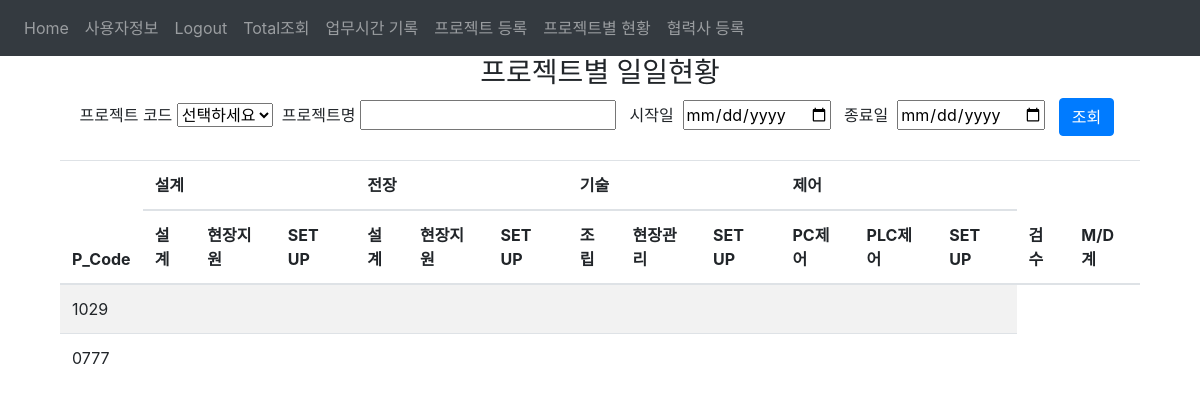
The page /project_view (signed in) on the database as committed earlier.
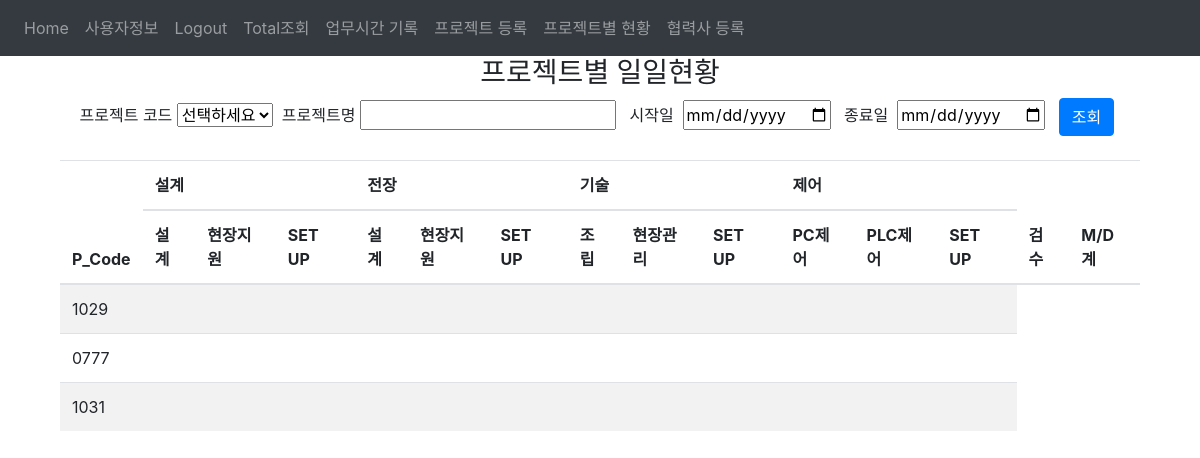
The same page on the database as committed later.
### website/models.py (models this page shows)
class Project(db.Model):                                              #새 프로젝트를 생성한다.(관리자) 1번
    pid = db.Column(db.Integer, primary_key=True)                     #DB primary_key ID
    pcode = db.Column(db.String(50), unique=True, nullable=False)     #프로젝트 코드
    pname = db.Column(db.String(100), nullable=False)                 #프로젝트 이름
    startdate = db.Column(db.String(50))                              #시작일자
    enddate = db.Column(db.String(50))                                #종료일자
    pdesc = db.Column(db.String(100))                                 #프로젝트 설명
    date = db.Column(db.DateTime(timezone=True), default=func.now())  #등록일자 timestamp
    user_id = db.Column(db.Integer, db.ForeignKey('user.id'))         #외래키 연동

### website/views.py (the view)
@views.route('/project_view', methods=['GET', 'POST'])
@login_required
def project_view():
    task_list = ["전장외주","조립외주","제어외주","기타"]
    all_data = all_projects()
    return render_template("projectview.html",task_list=task_list, all_data=all_data, user=current_user)

### website/__init__.py (called while the page is built)
def create_app():
    app.config['SECRET_KEY'] = 'hjshjhdjah kjshkjdhjs'
    app.config['SQLALCHEMY_DATABASE_URI'] = f'sqlite:///{DB_NAME}'
    db.init_app(app)
    from .views import views
    from .auth import auth
    app.register_blueprint(views, url_prefix='/')
    app.register_blueprint(auth, url_prefix='/')
    from .models import User
    with app.app_context():
        db.create_all()
    login_manager = LoginManager()
    login_manager.login_view = 'auth.login'
    login_manager.init_app(app)
    @login_manager.user_loader
    def load_user(id):
        return User.query.get(int(id))
    return app

### website/views.py (called while the page is built)
def all_projects():
    today = date.today()
    all_projects = db.session.query(
        Project.pid,
        Project.pcode,
        Project.pname,
        Project.startdate,
        Project.enddate,
        Project.pdesc,
    func.strftime('%y-%m-%d', Project.date).label('date')).filter(Project.enddate >= today).all()
    return all_projects

### website/templates/projectview.html (shortened to what this page needs)
{% extends "base.html" %}
{% block content%}
<div class="container">
    <div class="table-wrapper">
        <div class="header">
            <h3 align="center">프로젝트별 일일현황</h3>
        </div>
    <form method="POST" onsubmit="handleSubmit(event)">
        <div class="col">
            <label>&nbsp;프로젝트 코드</label>
            <select id="pcode" name="pcode" onchange="updatePname()">
                <option value="">선택하세요</option>
            </select>
            <label>&nbsp;프로젝트명</label>
            <input type="text" id="pname" name="pname" value="">
            <label for="startDate">&nbsp;&nbsp;시작일&nbsp;</label>
            <input type="date" id="startDate" name="startDate" data-date-format="yymmdd">
            <label for="endDate">&nbsp;&nbsp;종료일&nbsp;</label>
            <input type="date" id="endDate" name="endDate" data-date-format="yymmdd">
            &nbsp;&nbsp;<button type="submit" class="btn btn-primary">조회</button>
        </div>
    </form>
    <br>
        <table class="table table-hover table-striped table-responsive-sm" id="table1">
            <thead>
                <tr>
                <th rowspan="2">P_Code</th>
                <th colspan="3">설계</th>
                <th colspan="3">전장</th>
                <th colspan="3">기술</th>
                <th colspan="3">제어</th>
                <th rowspan="3">검수</th>
                <th rowspan="2">M/D계</th>
                </tr>
                <tr>
                    <th>설계</th>
                    <th>현장지원</th>
                    <th>SET UP</th>
                    <th>설계</th>
                    <th>현장지원</th>
                    <th>SET UP</th>
                    <th>조립</th>
                    <th>현장관리</th>
                    <th>SET UP</th>
                    <th>PC제어</th>
                    <th>PLC제어</th>
                    <th>SET UP</th>
                </tr>
            </thead>
            <tbody id="dateTable">
                {% for project in all_data %}
                <tr>
                    <td>{{ project.pcode }}</td>
                    <td></td>
                    <td></td>
                    <td></td>
                    <td></td>
                    <td></td>
                    <td></td>
                    <td></td>
                    <td></td>
                    <td></td>
                    <td></td>
                    <td></td>
                    <td></td>
                </tr>
            {% endfor %}
            </tbody>
        </table>
    </div>
</div>
    {% endblock %}

Rows that differ between the two databases and show on the page:
added Project: pcode "1031"
